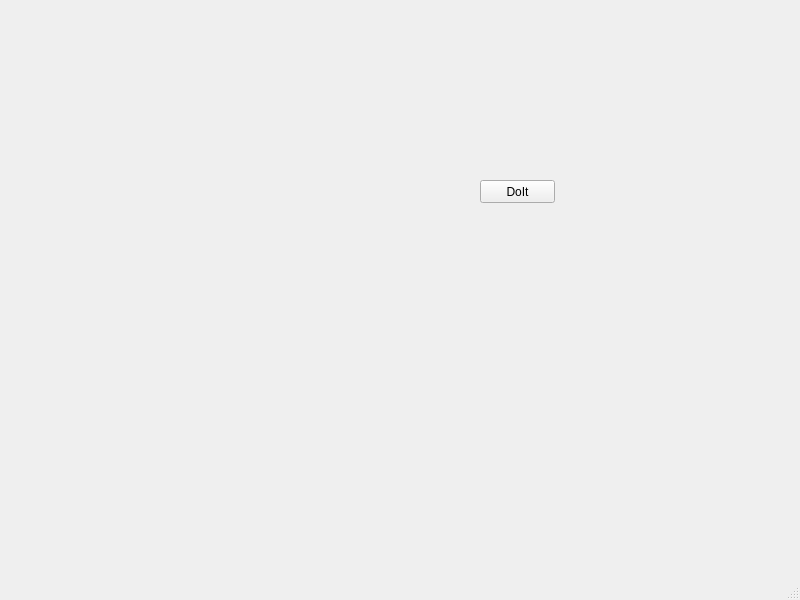
<?xml version="1.0" encoding="UTF-8"?>
<ui version="4.0">
 <class>MainWindow</class>
 <widget class="QMainWindow" name="MainWindow">
  <property name="geometry">
   <rect>
    <x>0</x>
    <y>0</y>
    <width>800</width>
    <height>600</height>
   </rect>
  </property>
  <property name="windowTitle">
   <string>MainWindow</string>
  </property>
  <widget class="QWidget" name="centralwidget">
   <widget class="QPushButton" name="pushButton">
    <property name="geometry">
     <rect>
      <x>480</x>
      <y>180</y>
      <width>75</width>
      <height>23</height>
     </rect>
    </property>
    <property name="text">
     <string>DoIt</string>
    </property>
   </widget>
  </widget>
  <widget class="QMenuBar" name="menubar">
   <property name="geometry">
    <rect>
     <x>0</x>
     <y>0</y>
     <width>800</width>
     <height>21</height>
    </rect>
   </property>
  </widget>
  <widget class="QStatusBar" name="statusbar"/>
 </widget>
 <resources/>
 <connections/>
</ui>
